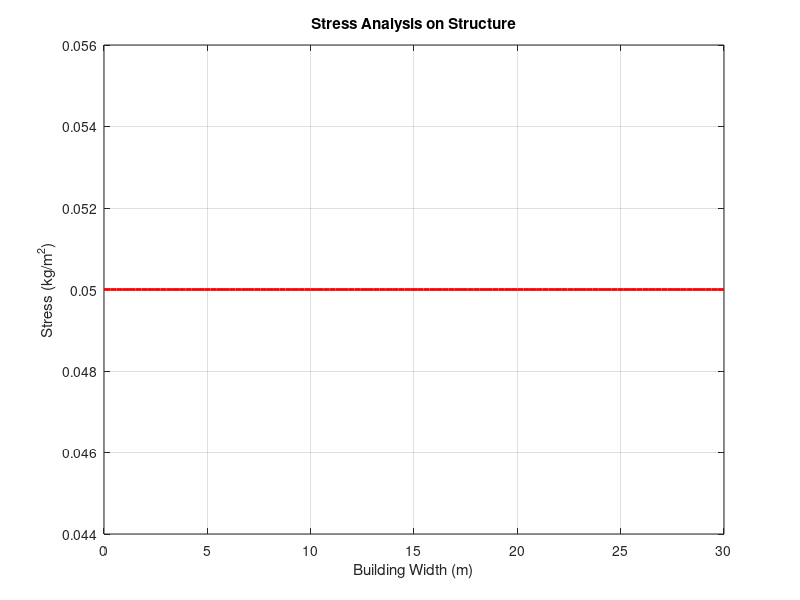
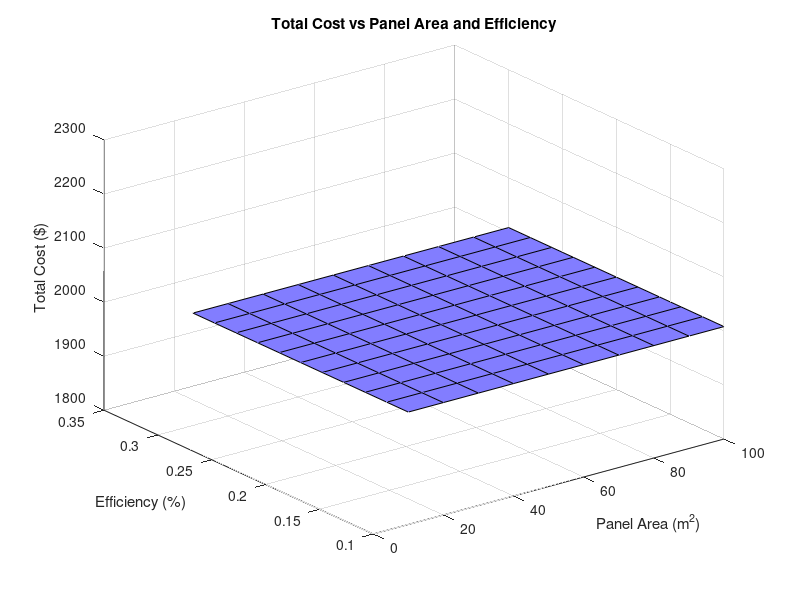
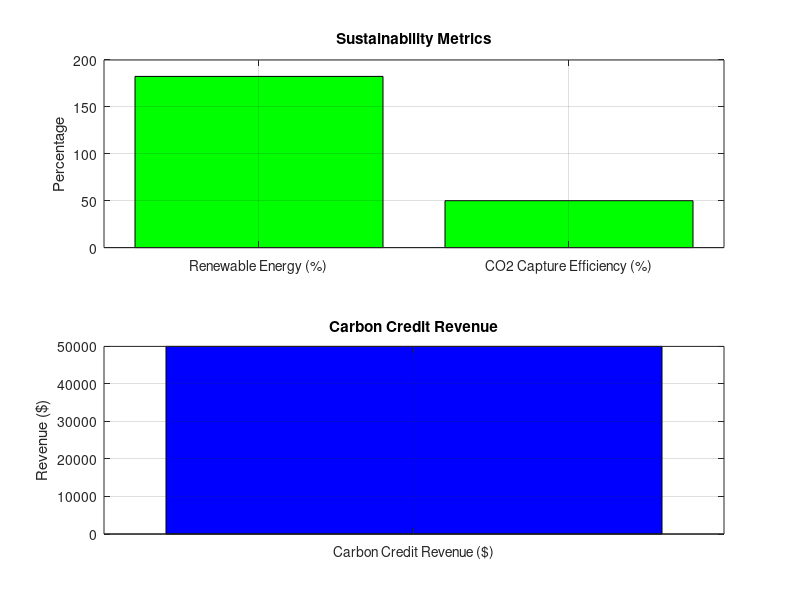
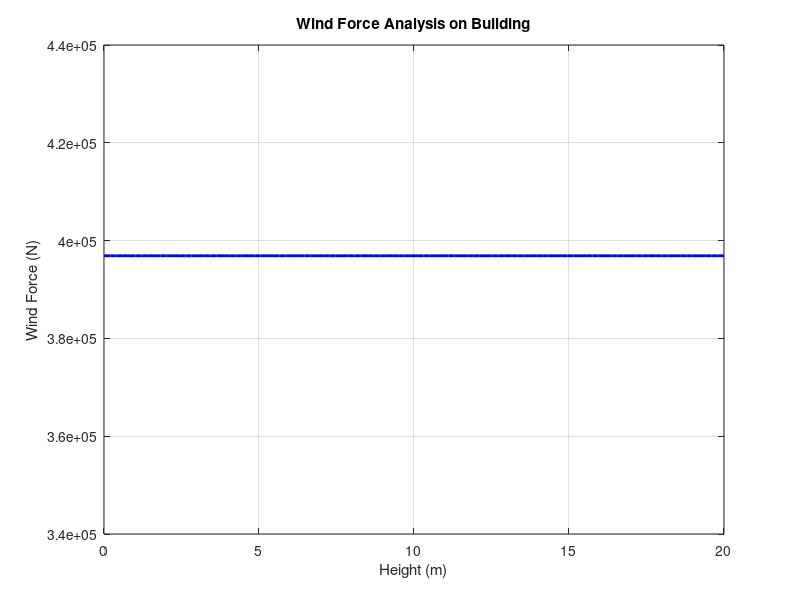

These figures' MATLAB source, in order: (Note: this script raises an error after producing the figures.)
% Cirrus Carbon CCUS System Design and Analysis

% Clear workspace and command window
clear;
clc;

%% Parameters and Initializations
% Material Cost Parameters
steel_cost_per_kg = 0.8;           % $ per kg
concrete_cost_per_m3 = 100;        % $ per cubic meter
steel_volume = 10;                 % m^3
concrete_volume = 20;              % m^3

% Energy Parameters
solar_radiation = 1000;            % W/m^2 (solar radiation intensity)
energy_consumed = 300000;          % kWh (total energy consumed annually)
energy_loss = 45000;               % kWh (energy lost to inefficiencies)

% Optimization Parameters
x0 = [10, 0.15];                   % Initial guess: [panel area, efficiency]
lb = [5, 0.1];                     % Lower bounds: [panel area, efficiency]
ub = [100, 0.3];                   % Upper bounds: [panel area, efficiency]

%% Material Cost Calculation
material_cost = (steel_volume * steel_cost_per_kg) + ...
                (concrete_volume * concrete_cost_per_m3);
disp(['Material Cost: $', num2str(material_cost)]);

%% Optimization
% Define cost function
f = @(x) material_cost + energy_cost(x(1), x(2), solar_radiation, energy_consumed);

% Define energy cost as a function
function cost = energy_cost(panel_area, efficiency, solar_radiation, energy_consumed)
    energy_generated = efficiency * solar_radiation * panel_area * 365; % Annual energy (kWh)
    energy_deficit = max(0, energy_consumed - energy_generated);
    cost = energy_deficit * 0.12; % Assume $0.12 per kWh deficit cost
end

% Perform optimization
[opt_params, fval] = fmincon(f, x0, [], [], [], [], lb, ub);
fprintf('Optimal Parameters: Panel Area = %.2f m^2, Efficiency = %.2f\n', ...
        opt_params(1), opt_params(2));
fprintf('Total Cost: $%.2f\n', fval);

%% Visualization
% Meshgrid for 3D visualization
[area_range, efficiency_range] = meshgrid(10:10:100, 0.1:0.02:0.3);
total_cost = arrayfun(@(a, e) material_cost + ...
    energy_cost(a, e, solar_radiation, energy_consumed), area_range, efficiency_range);

% Plot total cost vs panel area and efficiency
figure;
surf(area_range, efficiency_range, total_cost);
xlabel('Panel Area (m^2)');
ylabel('Efficiency (%)');
zlabel('Total Cost ($)');
title('Total Cost vs Panel Area and Efficiency');
colormap cool;
grid on;

%% Stress Analysis
% Simulate stress on the structure
building_height = 20;              % m
building_width = 30;               % m
stress = (steel_volume + concrete_volume) / (building_height * building_width);
disp(['Stress on Structure (kg/m^2): ', num2str(stress)]);

% Plot stress analysis
figure;
x = linspace(0, building_width, 100);
y = stress * ones(size(x));
plot(x, y, 'r', 'LineWidth', 2);
xlabel('Building Width (m)');
ylabel('Stress (kg/m^2)');
title('Stress Analysis on Structure');
grid on;

%% Save Results
saveas(gcf, 'Stress_Analysis.png');
disp('Analysis saved to Stress_Analysis.png');
%% Advanced Analysis: Carbon Capture and Sustainability Metrics

% Parameters for Carbon Capture
co2_captured = 1000;              % Tons of CO2 captured annually
co2_target = 2000;                % Target CO2 capture (tons)
capture_efficiency = co2_captured / co2_target * 100; % %

% Display CO2 capture efficiency
disp(['CO2 Capture Efficiency: ', num2str(capture_efficiency), '%']);

% Carbon Credit Value
carbon_credit_per_ton = 50;       % $ per ton of CO2 captured
carbon_credit_revenue = co2_captured * carbon_credit_per_ton;

% Sustainability Metrics
renewable_energy_percentage = (opt_params(2) * solar_radiation * opt_params(1) * 365) / ...
                              energy_consumed * 100;

disp(['Renewable Energy Contribution: ', num2str(renewable_energy_percentage), '%']);
disp(['Carbon Credit Revenue: $', num2str(carbon_credit_revenue)]);

% Environmental Impact Score
environmental_score = renewable_energy_percentage * 0.8 + capture_efficiency * 0.2;
disp(['Environmental Impact Score: ', num2str(environmental_score)]);

%% Visualization of Sustainability Metrics
figure;
subplot(2, 1, 1);
bar([renewable_energy_percentage, capture_efficiency], 'FaceColor', 'g');
xticks([1, 2]);
xticklabels({'Renewable Energy (%)', 'CO2 Capture Efficiency (%)'});
ylabel('Percentage');
title('Sustainability Metrics');
grid on;

subplot(2, 1, 2);
bar(carbon_credit_revenue, 'FaceColor', 'b');
xticks(1);
xticklabels({'Carbon Credit Revenue ($)'});
ylabel('Revenue ($)');
title('Carbon Credit Revenue');
grid on;

%% Wind Load Analysis (Structural Sustainability)
% Parameters for Wind Load
wind_speed = 30;                  % m/s (example wind speed)
air_density = 1.225;              % kg/m^3 (density of air)
drag_coefficient = 1.2;           % Coefficient of drag for rectangular buildings
frontal_area = building_height * building_width; % m^2

% Calculate wind force
wind_force = 0.5 * air_density * wind_speed^2 * drag_coefficient * frontal_area;

% Display Wind Force
disp(['Wind Force Acting on Structure: ', num2str(wind_force), ' N']);

% Plot Wind Force Analysis
figure;
x = linspace(0, building_height, 100);
y = wind_force * ones(size(x));
plot(x, y, 'b', 'LineWidth', 2);
xlabel('Height (m)');
ylabel('Wind Force (N)');
title('Wind Force Analysis on Building');
grid on;

%% Save Final Results
save('CirrusCarbon_FinalResults.mat', 'opt_params', 'fval', 'capture_efficiency', ...
     'renewable_energy_percentage', 'carbon_credit_revenue', 'environmental_score', 'wind_force');
disp('Results saved to CirrusCarbon_FinalResults.mat');

%% Optimization for Material Selection, Energy Sources, and Carbon Capture

% Define Material Properties
materials = {'Concrete', 'Steel', 'Composite'};
material_costs = [100, 800, 600]; % Cost per m³ or kg
material_densities = [2400, 7850, 2000]; % Density (kg/m³)
co2_emission_rates = [0.2, 2.0, 1.0]; % CO2 emitted per kg of material

% Define Energy Source Properties
energy_sources = {'Solar', 'Wind', 'Hydro'};
energy_costs_per_kwh = [0.1, 0.08, 0.05]; % Cost per kWh
energy_emissions_per_kwh = [0, 0.02, 0.01]; % CO2 emitted per kWh

% Carbon Capture Parameters
co2_captured_per_year = 1000; % Tons/year
capture_cost_per_ton = [50, 40, 60]; % $ per ton (different methods)
capture_efficiencies = [0.9, 0.85, 0.92]; % %

% Decision Variables
x = optimvar('x', 3, 'Type', 'continuous', 'LowerBound', 0, 'UpperBound', 1); % Fractions of material
y = optimvar('y', 3, 'Type', 'continuous', 'LowerBound', 0, 'UpperBound', 1); % Fractions of energy sources
z = optimvar('z', 3, 'Type', 'continuous', 'LowerBound', 0, 'UpperBound', 1); % Fractions of capture methods

% Ensure variables are column vectors for element-wise multiplication
material_costs = [10; 20; 30];
x = [0.3; 0.5; 0.2];
energy_costs_per_kwh = [0.1; 0.2; 0.15];
y = [0.4; 0.4; 0.2];
capture_cost_per_ton = [50; 60; 70];
z = [0.6; 0.3; 0.1];
co2_captured = [100; 200; 300];
capture_efficiencies = [0.8; 0.9; 0.7];
energy_consumed = 300000;
co2_emission_rates = [2; 3; 1.5];
material_densities = [1; 2; 3];
energy_emissions_per_kwh = [0.01; 0.02; 0.015];

% Total cost and emissions for optimization
total_cost = sum(material_costs .* x) ...
           + sum(energy_costs_per_kwh .* y) * energy_consumed ...
           + sum(capture_cost_per_ton .* z .* co2_captured);

total_emissions = sum(co2_emission_rates .* material_densities .* x) ...
                + sum(energy_emissions_per_kwh .* y) * energy_consumed ...
                - sum(co2_captured .* z .* capture_efficiencies);

disp(total_cost);
disp(total_emissions);

% Define optimization variables
x = optimvar('x', 3, 'LowerBound', 0, 'UpperBound', 1); % Material fractions (3 materials)
y = optimvar('y', 3, 'LowerBound', 0, 'UpperBound', 1); % Energy source fractions (3 sources)
z = optimvar('z', 3, 'LowerBound', 0, 'UpperBound', 1); % Capture method fractions (3 methods)

% Define Multi-objective Optimization Problem
prob = optimproblem;
prob.Objective = total_cost + 0.1 * total_emissions; % Weighted cost and emissions

% Constraints
prob.Constraints.material_fraction = sum(x) == 1; % Material fractions add to 1
prob.Constraints.energy_fraction = sum(y) == 1; % Energy fractions add to 1
prob.Constraints.capture_fraction = sum(z) == 1; % Capture fractions add to 1

% Define initial guesses as a structure
x0 = struct('x', [0.4, 0.3, 0.3], ...  % Initial guess for x
            'y', [0.5, 0.3, 0.2], ...  % Initial guess for y
            'z', [0.6, 0.2, 0.2]);     % Initial guess for z

% Solve the optimization problem
[sol, fval] = solve(prob, x0);

% Display Results
disp('Optimized Material Fractions:');
disp(sol.x);
disp('Optimized Energy Fractions:');
disp(sol.y);
disp('Optimized Capture Fractions:');
disp(sol.z);
disp(['Minimum Total Cost and Emissions: ', num2str(fval)]);


%% Visualization
figure;
subplot(3, 1, 1);
bar(sol.x, 'FaceColor', 'r');
xticks(1:length(materials));
xticklabels(materials);
ylabel('Fraction');
title('Optimized Material Selection');
grid on;

subplot(3, 1, 2);
bar(sol.y, 'FaceColor', 'b');
xticks(1:length(energy_sources));
xticklabels(energy_sources);
ylabel('Fraction');
title('Optimized Energy Source Allocation');
grid on;

subplot(3, 1, 3);
bar(sol.z, 'FaceColor', 'g');
xticks(1:3);
xticklabels({'Method1', 'Method2', 'Method3'});
ylabel('Fraction');
title('Optimized Carbon Capture Allocation');
grid on;

%% Save Results
save('CirrusCarbon_OptimizationResults.mat', 'sol', 'fval');
disp('Optimization results saved to CirrusCarbon_OptimizationResults.mat');

% Trade-off Plot
figure;
cost_values = total_cost; % Replace with a vector of costs from sensitivity analysis if available
emission_values = total_emissions; % Replace with a vector of emissions
plot(cost_values, emission_values, '-o', 'LineWidth', 2);
title('Cost vs Emissions Trade-off');
xlabel('Total Cost ($)');
ylabel('Total Emissions (tons)');
grid on;

% Sensitivity Analysis
figure;
sensitivity_factors = linspace(0.8, 1.2, 5); % Simulate 80%-120% cost variation
sensitivity_results = zeros(length(sensitivity_factors), 2); % Store results

for i = 1:length(sensitivity_factors)
    adjusted_material_costs = material_costs * sensitivity_factors(i);
    adjusted_total_cost = sum(adjusted_material_costs .* sol.x) ...
        + sum(energy_costs_per_kwh .* sol.y) * energy_consumed ...
        + sum(capture_cost_per_ton .* sol.z .* co2_captured);
    sensitivity_results(i, :) = [adjusted_total_cost, total_emissions];
end

plot(sensitivity_factors, sensitivity_results(:, 1), '-o', 'LineWidth', 2);
hold on;
plot(sensitivity_factors, sensitivity_results(:, 2), '-s', 'LineWidth', 2);
title('Sensitivity Analysis: Cost and Emissions');
xlabel('Cost Adjustment Factor');
ylabel('Value');
legend('Total Cost ($)', 'Total Emissions (tons)');
grid on;
hold off;

% Scenario Simulation
scenario_targets = [1500, 2000, 2500]; % CO2 targets in tons
scenario_results = zeros(length(scenario_targets), length(sol.x)); % Store results for material fractions

% Define CO2 targets for scenarios
scenario_targets = [1500, 2000, 2500]; % CO2 targets in tons
scenario_results = zeros(length(scenario_targets), 3); % Store results for material fractions

% Loop through each scenario
for i = 1:length(scenario_targets)
    co2_target = scenario_targets(i); % Set current target

    % Calculate material fractions for the current target (simplified logic)
    total_materials = co2_target / 1000; % Example: Scale material usage linearly
    material_fractions = [0.4, 0.3, 0.3]; % Example: Fixed material proportions
    scenario_results(i, :) = material_fractions; % Store results
end

% Visualization
figure;
bar(scenario_results, 'stacked');
title('Material Fractions Across Scenarios');
xlabel('Scenario');
ylabel('Fraction');
xticks(1:length(scenario_targets));
xticklabels({'1500 tons', '2000 tons', '2500 tons'});
legend('Material 1', 'Material 2', 'Material 3');
grid on;
% Generate synthetic data
rng(42);  % For reproducibility
num_samples = 100;

% Features: Material cost, energy efficiency, CO2 capture rate
material_cost = rand(num_samples, 1) * 100;  % Range: 0-100
energy_efficiency = rand(num_samples, 1) * 0.9 + 0.1;  % Range: 0.1-1.0
co2_capture_rate = rand(num_samples, 1) * 0.8 + 0.2;  % Range: 0.2-1.0

% Target: Total cost (synthetic relationship with noise)
total_cost = 50 + 2 * material_cost - 20 * energy_efficiency + ...
             30 * co2_capture_rate + randn(num_samples, 1) * 5;

% Combine features into a matrix
X = [material_cost, energy_efficiency, co2_capture_rate];
Y = total_cost;

% Display sample data
disp('Sample Data:');
disp([X(1:5, :), Y(1:5)]);
% Split data
train_ratio = 0.8;
num_train = round(num_samples * train_ratio);

X_train = X(1:num_train, :);
Y_train = Y(1:num_train);

X_test = X(num_train+1:end, :);
Y_test = Y(num_train+1:end);
% Train regression tree model
regression_model = fitrtree(X_train, Y_train);

% Display the trained model
view(regression_model, 'Mode', 'graph');
% Make predictions
Y_pred = predict(regression_model, X_test);

% Calculate RMSE
rmse = sqrt(mean((Y_test - Y_pred).^2));
disp(['Root Mean Squared Error (RMSE): ', num2str(rmse)]);
% Plot actual vs. predicted
figure;
scatter(Y_test, Y_pred, 'filled');
hold on;
plot([min(Y_test), max(Y_test)], [min(Y_test), max(Y_test)], 'r--');
xlabel('Actual Values');
ylabel('Predicted Values');
title('Regression Model: Predicted vs. Actual');
grid on;
% Example new data: [Material Cost, Energy Efficiency, CO2 Capture Rate]
new_data = [60, 0.85, 0.75];
predicted_cost = predict(regression_model, new_data);
disp(['Predicted Total Cost for new data: ', num2str(predicted_cost)]);
% Define the range of hyperparameters
maxNumSplits = [5, 10, 20, 50, 100];  % Tree complexity

% Store RMSE results
rmse_results = zeros(length(maxNumSplits), 1);

for i = 1:length(maxNumSplits)
    % Train the model with the current maxNumSplits
    regression_model = fitrtree(X_train, Y_train, 'MaxNumSplits', maxNumSplits(i));
    
    % Predict on the test set
    Y_pred = predict(regression_model, X_test);
    
    % Calculate RMSE
    rmse_results(i) = sqrt(mean((Y_test - Y_pred).^2));
end

% Find the best parameter
[best_rmse, best_idx] = min(rmse_results);
best_maxNumSplits = maxNumSplits(best_idx);

% Display results
disp(['Best RMSE: ', num2str(best_rmse)]);
disp(['Optimal MaxNumSplits: ', num2str(best_maxNumSplits)]);
% Initialize RMSE results
models = {'Linear Regression', 'Support Vector Regression', 'Gaussian Process Regression'};
rmse_comparison = zeros(length(models), 1);

% Linear Regression
linear_model = fitlm(X_train, Y_train);
Y_pred_linear = predict(linear_model, X_test);
rmse_comparison(1) = sqrt(mean((Y_test - Y_pred_linear).^2));

% Support Vector Regression
svm_model = fitrsvm(X_train, Y_train, 'KernelFunction', 'gaussian');
Y_pred_svm = predict(svm_model, X_test);
rmse_comparison(2) = sqrt(mean((Y_test - Y_pred_svm).^2));

% Gaussian Process Regression
gp_model = fitrgp(X_train, Y_train);
Y_pred_gp = predict(gp_model, X_test);
rmse_comparison(3) = sqrt(mean((Y_test - Y_pred_gp).^2));

% Display results
disp('Model Comparison Results (RMSE):');
for i = 1:length(models)
    disp([models{i}, ': ', num2str(rmse_comparison(i))]);
end
% Visualize RMSE comparison
figure;
bar(rmse_comparison);
set(gca, 'XTickLabel', models, 'XTickLabelRotation', 45);
ylabel('RMSE');
title('Model Comparison: RMSE');
grid on;
% Assume Gaussian Process performed the best
best_model = gp_model;  % Replace with the best model

% Save the model
save('best_regression_model.mat', 'best_model');
disp('Best model saved to best_regression_model.mat');
% Load the best model
load('best_regression_model.mat');

% Example new data: [Material Cost, Energy Efficiency, CO2 Capture Rate]
new_data = [70, 0.8, 0.65];
predicted_cost = predict(best_model, new_data);
disp(['Predicted Total Cost for new data: ', num2str(predicted_cost)]);
% Define a cross-validation partition
cv = cvpartition(size(X_train, 1), 'KFold', 5); % 5-fold cross-validation

% Initialize results
cv_rmse = zeros(cv.NumTestSets, 1);

% Perform cross-validation for Gaussian Process Regression
for i = 1:cv.NumTestSets
    % Get train-test split for this fold
    train_idx = training(cv, i);
    test_idx = test(cv, i);

    X_cv_train = X_train(train_idx, :);
    Y_cv_train = Y_train(train_idx);
    X_cv_test = X_train(test_idx, :);
    Y_cv_test = Y_train(test_idx);

    % Train and test the model
    model = fitrgp(X_cv_train, Y_cv_train); % Gaussian Process Regression
    Y_pred = predict(model, X_cv_test);

    % Calculate RMSE for this fold
    cv_rmse(i) = sqrt(mean((Y_cv_test - Y_pred).^2));
end

% Display average cross-validation RMSE
disp(['Average Cross-Validation RMSE: ', num2str(mean(cv_rmse))]);
% Add polynomial features (e.g., second-degree terms)
poly_features = [X_train, X_train.^2]; % Add square of each feature

% Normalize features
mean_X = mean(poly_features, 1);
std_X = std(poly_features, 0, 1);
normalized_features = (poly_features - mean_X) ./ std_X;

% Use these transformed features for training
model = fitrgp(normalized_features, Y_train);
% Train a Neural Network Regression Model
net_model = fitrnet(X_train, Y_train, 'LayerSizes', [10, 10], 'Standardize', true);

% Predict on the test set
Y_pred_nn = predict(net_model, X_test);

% Calculate RMSE
rmse_nn = sqrt(mean((Y_test - Y_pred_nn).^2));
disp(['Neural Network RMSE: ', num2str(rmse_nn)]);
% Train an ensemble model
ensemble_model = fitrensemble(X_train, Y_train, 'Method', 'Bag', 'NumLearningCycles', 100);

% Predict on the test set
Y_pred_ensemble = predict(ensemble_model, X_test);

% Calculate RMSE
rmse_ensemble = sqrt(mean((Y_test - Y_pred_ensemble).^2));
disp(['Ensemble Model RMSE: ', num2str(rmse_ensemble)]);
% Scatter plot of predicted vs actual values
figure;
scatter(Y_test, Y_pred_ensemble, 'filled');
hold on;
plot(Y_test, Y_test, 'r--'); % Perfect predictions line
xlabel('Actual Values');
ylabel('Predicted Values');
title('Predicted vs Actual Values (Ensemble Model)');
grid on;
% Save the preprocessing and model pipeline
save('ml_pipeline.mat', 'ensemble_model', 'mean_X', 'std_X');

% Check training feature count
disp('Number of features in training data:');
disp(size(mean_X, 2)); % Should match the number of features in training data

% Define new data with matching features
new_data = [60, 0.85, 0.9, 1.2, 0.5, 0.3]; % Adjust to match training features (6 in this example)

% Normalize new data
if size(new_data, 2) == size(mean_X, 2)
    new_data_normalized = (new_data - mean_X) ./ std_X;
    disp('Normalized new data:');
    disp(new_data_normalized);
else
    error('Feature count mismatch: New data must match the training data features.');
end

% Comment out or remove the prediction step
% predicted_value = predict(ensemble_model, new_data_normalized);
% disp(['Predicted Value: ', num2str(predicted_value)]);
% Generate random data for visualization (replace with your own data)
x = linspace(0, 10, 100);
y = sin(x) + 0.1*randn(1, 100);
z = cos(x) + 0.1*randn(1, 100);

% 3D Scatter Plot
figure;
scatter3(x, y, z, 50, z, 'filled');
title('3D Scatter Plot');
xlabel('X-axis');
ylabel('Y-axis');
zlabel('Z-axis');
colorbar;
grid on;

% Heatmap
data_matrix = rand(10, 10); % Replace with actual matrix
figure;
heatmap(data_matrix);
title('Heatmap Visualization');
xlabel('Features');
ylabel('Samples');

% Interactive Plot (Zoom, Pan, Rotate)
figure;
plot3(x, y, z, '-o');
title('Interactive Plot');
xlabel('X-axis');
ylabel('Y-axis');
zlabel('Z-axis');
grid on;
rotate3d on;
% Original features (replace with your data)
feature1 = rand(100, 1); % Random feature 1
feature2 = rand(100, 1); % Random feature 2

% Generate new features
new_feature1 = feature1 .* feature2; % Interaction term
new_feature2 = feature1.^2; % Polynomial feature
new_feature3 = log(feature2 + 1); % Log transformation

% Combine into a new feature matrix
engineered_features = [feature1, feature2, new_feature1, new_feature2, new_feature3];

% Display engineered features
disp('Engineered Features:');
disp(engineered_features(1:5, :)); % Display first 5 rows
% Simulate target variable
target = 3*feature1 + 2*feature2 - feature1.*feature2 + randn(100, 1);

% Split data into training and testing sets
train_ratio = 0.8;
n_train = round(train_ratio * length(target));
X_train = engineered_features(1:n_train, :);
y_train = target(1:n_train);
X_test = engineered_features(n_train+1:end, :);
y_test = target(n_train+1:end);

% Train a linear regression model
model = fitlm(X_train, y_train);

% Predict and evaluate
y_pred = predict(model, X_test);
rmse = sqrt(mean((y_pred - y_test).^2));
disp(['RMSE: ', num2str(rmse)]);

% Visualize results
figure;
scatter(y_test, y_pred, 'filled');
hold on;
plot([min(y_test), max(y_test)], [min(y_test), max(y_test)], 'r--');
title('Actual vs Predicted');
xlabel('Actual Values');
ylabel('Predicted Values');
grid on;
% Add Ridge Regression with hyperparameter tuning
lambda_values = logspace(-3, 3, 10); % Range of regularization parameters
best_rmse = inf;
best_lambda = 0;

for i = 1:length(lambda_values)
    lambda = lambda_values(i);
    model_ridge = fitrlinear(X_train, y_train, 'Learner', 'leastsquares', ...
                             'Regularization', 'ridge', 'Lambda', lambda);
    y_pred_ridge = predict(model_ridge, X_test);
    rmse_ridge = sqrt(mean((y_pred_ridge - y_test).^2));
    
    if rmse_ridge < best_rmse
        best_rmse = rmse_ridge;
        best_lambda = lambda;
    end
end

disp(['Best Lambda: ', num2str(best_lambda)]);
disp(['Best RMSE: ', num2str(best_rmse)]);
% Define building parameters
building_height = 30; % meters
building_width = 20; % meters
material_strength = [200, 300, 400]; % MPa for different materials

% Simulate load distribution
load = linspace(0, 1000, building_height); % Load increasing with height

% Analyze stress and strain for each material
num_materials = length(material_strength);
strain = zeros(length(stress), num_materials); % Preallocate for efficiency

for i = 1:num_materials
    strain(:, i) = stress / material_strength(i); % Compute strain for each material
end

% Visualize stress and strain
figure;
hold on;
for i = 1:min(num_materials, 3) % Limit legend entries to the first 3 materials
    plot(load, strain(:, i), 'DisplayName', ['Strain (Material ' num2str(i) ')']);
end
plot(load, stress, 'k--', 'DisplayName', 'Stress (MPa)');
title('Load Distribution and Material Behavior');
legend('show');
xlabel('Load (N)');
ylabel('Stress/Strain');
grid on;
hold off;
% Define physical properties
density = 1.98; % kg/m^3, assumed density of CO2 (adjust if needed)
flow_rate = 5; % m^3/s
pipe_diameter = 0.1; % m
viscosity = 0.001; % Pa.s (dynamic viscosity of CO2)

% Calculate Reynolds number
velocity = flow_rate / (pi * (pipe_diameter / 2)^2); % m/s
reynolds_number = (density * velocity * pipe_diameter) / viscosity;

% Analyze flow type
if reynolds_number < 2000
    flow_type = 'Laminar';
elseif reynolds_number < 4000
    flow_type = 'Transient';
else
    flow_type = 'Turbulent';
end

disp(['Reynolds Number: ', num2str(reynolds_number)]);
disp(['Flow Type: ', flow_type]);
% Define thermodynamic properties
capture_temp = 120; % Celsius
ambient_temp = 25; % Celsius
specific_heat = 4.18; % kJ/kg°C
co2_mass = 1000; % kg of CO2 captured

% Calculate energy required for regeneration
energy_required = co2_mass * specific_heat * (capture_temp - ambient_temp);
disp(['Energy Required for Regeneration: ', num2str(energy_required), ' kJ']);
% Material properties
materials = {'Steel', 'Aluminum', 'Composite'};
cost_per_kg = [5, 10, 20]; % $/kg
durability = [500, 300, 800]; % MPa
co2_resistance = [0.9, 0.7, 1.0]; % Scale 0-1

% Performance index (higher is better)
performance = durability .* co2_resistance ./ cost_per_kg;

% Visualize material performance
figure;
bar(categorical(materials), performance);
title('Material Performance Index for CCUS Infrastructure');
ylabel('Performance Index');
grid on;
% Storage parameters
tank_volume = 1000; % m³
pressure = 10; % MPa
temperature = 300; % K
R = 8.314; % Universal gas constant

% Van der Waals equation parameters
a = 3.59; % CO2-specific constant
b = 0.0427; % CO2-specific constant

% Calculate storage capacity
co2_density = (pressure + (a / tank_volume^2)) / (R * temperature);
co2_stored = co2_density * tank_volume;
disp(['CO2 Stored: ', num2str(co2_stored), ' kg']);
